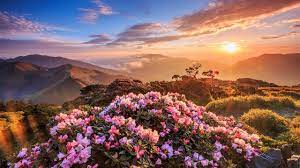
#> input picture image/image.jpg, 300 x 168 px
$ python test.py   (older library calls are emulated)
#> lines starting #> are read from the running program, lines starting #| are printed output that depends on the picture; after the words box and inside, x2 and y2 are one past the last pixel; in counts of white or black regions, pixels touching at a corner belong together
#> further down, frame is the input picture: shape (168, 300, 3); mean B, G, R 98.8, 101.8, 137.5
import numpy as np
import os
import cv2
import matplotlib.pyplot as plt


def Canny_detector(img, weak_th=None, strong_th=None):
    img = cv2.cvtColor(img, cv2.COLOR_BGR2GRAY)
    img = cv2.GaussianBlur(img, (5, 5), 1.4)
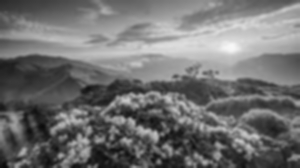
#> img: shape (168, 300); min 10, max 247, mean 112.1
    gx = cv2.Sobel(np.float32(img), cv2.CV_64F, 1, 0, 3)
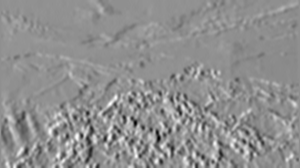
#> gx: shape (168, 300) float64; min -323, max 251, mean 1.1; drawn with min black and max white
    gy = cv2.Sobel(np.float32(img), cv2.CV_64F, 0, 1, 3)
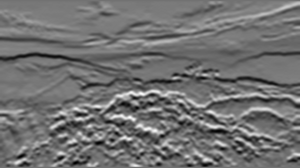
#> gy: shape (168, 300) float64; min -252, max 308, mean -1.9; drawn with min black and max white
    mag, ang = cv2.cartToPolar(gx, gy, angleInDegrees=True)
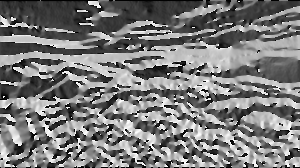
#> ang: shape (168, 300) float64; min 0, max 359.5, mean 173; drawn with min black and max white
    mag_max = np.max(mag)
#> mag_max = 339.5
    if not weak_th:
        weak_th = mag_max * 0.1
#> weak_th = 33.95
    if not strong_th:
        strong_th = mag_max * 0.5
#> strong_th = 169.7
    height, width = img.shape
#> height = 168; width = 300
    for i_x in range(width):
        for i_y in range(height):
            grad_ang = ang[i_y, i_x]
            grad_ang = abs(
                grad_ang-180) if abs(grad_ang) > 180 else abs(grad_ang)
            if grad_ang <= 22.5:
                neighb_1_x, neighb_1_y = i_x-1, i_y
                neighb_2_x, neighb_2_y = i_x + 1, i_y
            elif grad_ang > 22.5 and grad_ang <= (22.5 + 45):
                neighb_1_x, neighb_1_y = i_x-1, i_y-1
                neighb_2_x, neighb_2_y = i_x + 1, i_y + 1
            elif grad_ang > (22.5 + 45) and grad_ang <= (22.5 + 90):
                neighb_1_x, neighb_1_y = i_x, i_y-1
                neighb_2_x, neighb_2_y = i_x, i_y + 1
            elif grad_ang > (22.5 + 90) and grad_ang <= (22.5 + 135):
                neighb_1_x, neighb_1_y = i_x-1, i_y + 1
                neighb_2_x, neighb_2_y = i_x + 1, i_y-1
            elif grad_ang > (22.5 + 135) and grad_ang <= (22.5 + 180):
                neighb_1_x, neighb_1_y = i_x-1, i_y
                neighb_2_x, neighb_2_y = i_x + 1, i_y
            if width > neighb_1_x >= 0 and height > neighb_1_y >= 0:
                if mag[i_y, i_x] < mag[neighb_1_y, neighb_1_x]:
                    mag[i_y, i_x] = 0
                    continue
            if width > neighb_2_x >= 0 and height > neighb_2_y >= 0:
                if mag[i_y, i_x] < mag[neighb_2_y, neighb_2_x]:
                    mag[i_y, i_x] = 0
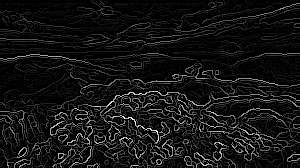
#> mag: shape (168, 300) float64; min 0, max 339.5, mean 25.7; drawn with min black and max white
    weak_ids = np.zeros_like(img)
    strong_ids = np.zeros_like(img)
    ids = np.zeros_like(img)
    for i_x in range(width):
        for i_y in range(height):
            grad_mag = mag[i_y, i_x]
            if grad_mag < weak_th:
                mag[i_y, i_x] = 0
            elif strong_th > grad_mag >= weak_th:
                ids[i_y, i_x] = 1
            else:
                ids[i_y, i_x] = 2
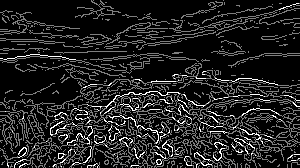
#> ids: shape (168, 300); min 0, max 2, mean 0.265; drawn with min black and max white
#> mag: shape (168, 300) float64; 11.74% of pixels changed, all inside (x1, y1, x2, y2) = (0, 0, 300, 168)
    return mag


frame = cv2.imread('image/image.jpg')
canny_img = Canny_detector(frame)
cv2.imshow("Original", frame)
cv2.imshow("After", canny_img)
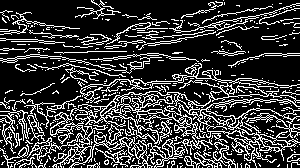
#> window 'After': shape (168, 300); 23% white in thin lines or dots
cv2.waitKey(0)
cv2.destroyAllWindows()

$ run again, with image/img.jpg copied over image/image.jpg
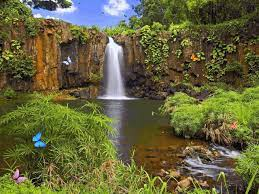
#> input picture image/img.jpg, 259 x 194 px
#> frame is the input picture: shape (194, 259, 3); mean B, G, R 60.3, 99.7, 101.1
#> in Canny_detector, `mag, ang = cv2.cartToPolar(gx, gy, angleInDegrees=True)`:
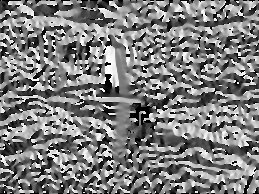
#> ang: shape (194, 259) float64; min 0, max 359.6, mean 177.6; drawn with min black and max white
#> mag_max = 388
#> weak_th = 38.8
#> strong_th = 194
#> `cv2.imshow("After", canny_img)`:
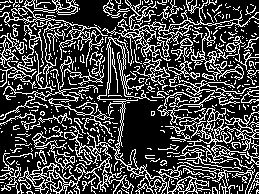
#> window 'After': shape (194, 259); 27% white in thin lines or dots

$ run again, with image/img2.jpg copied over image/image.jpg
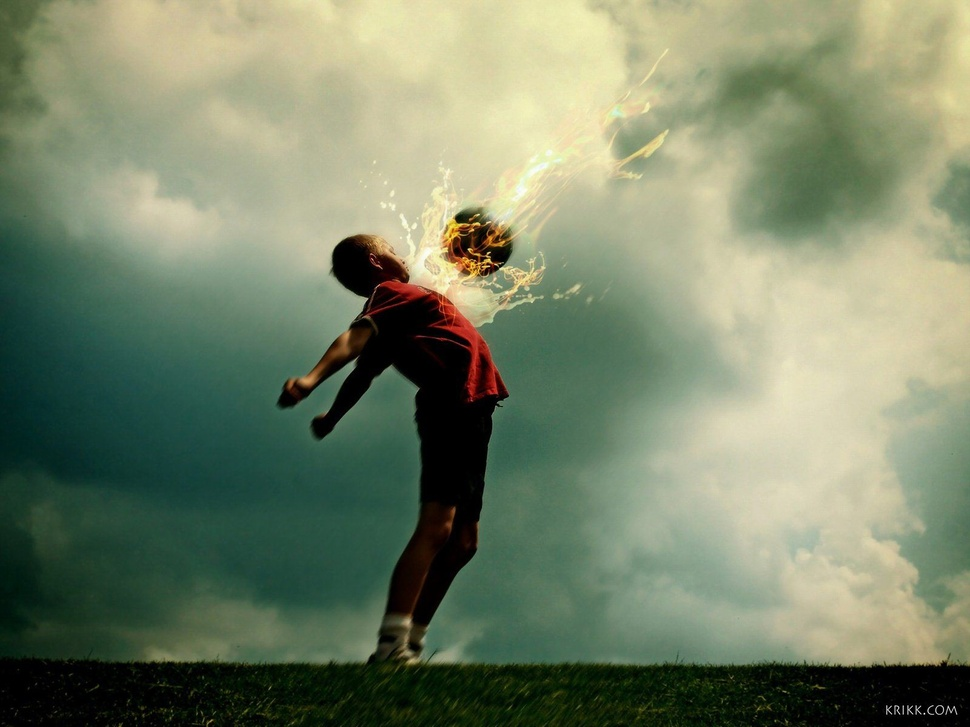
#> input picture image/img2.jpg, 970 x 727 px, shrunk from 1600 x 1200 before the run
#> frame is the input picture: shape (727, 970, 3); mean B, G, R 105.2, 132, 120.1
#> mag_max = 405.9
#> weak_th = 40.59
#> strong_th = 202.9
#> `cv2.imshow("After", canny_img)`:
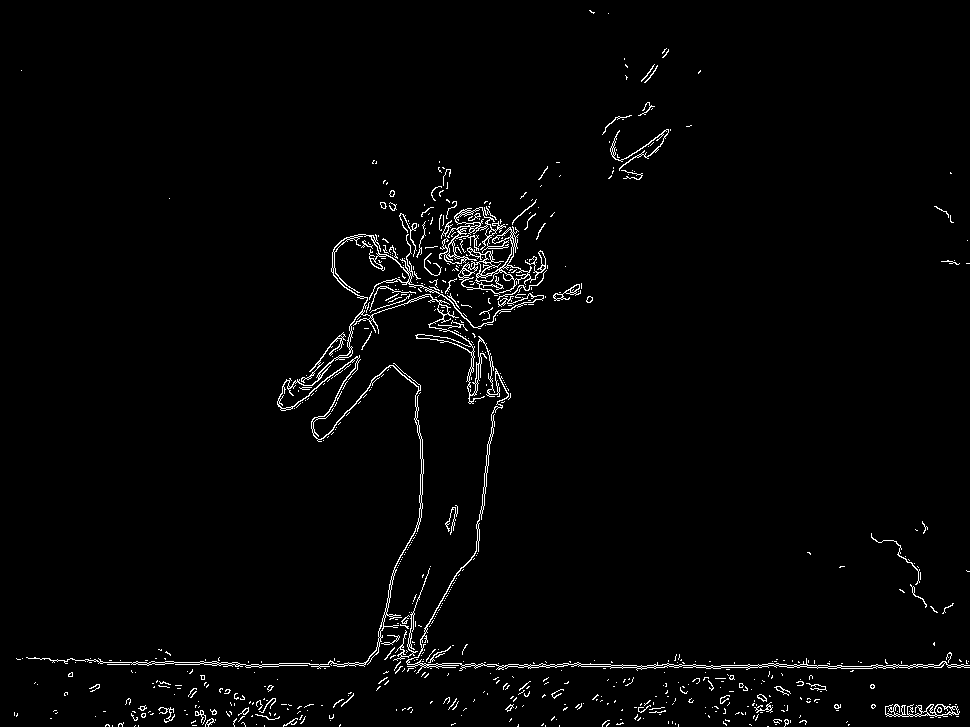
#> window 'After': shape (727, 970); 2% white in thin lines or dots
